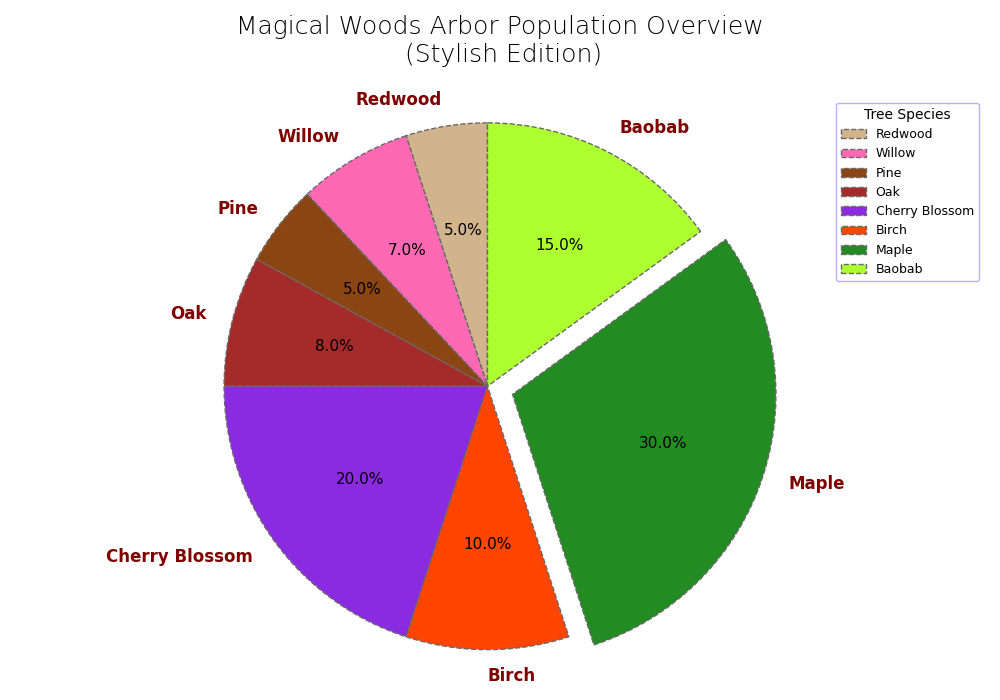

Generate this figure with Python:
import matplotlib.pyplot as plt

tree_species = ['Redwood', 'Willow', 'Pine', 'Oak', 'Cherry Blossom', 'Birch', 'Maple', 'Baobab']
population_percentages = [5, 7, 5, 8, 20, 10, 30, 15]

# Manually shuffled color list
colors = ['#D2B48C', '#FF69B4', '#8B4513', '#A52A2A', '#8A2BE2', '#FF4500', '#228B22', '#ADFF2F']
explode = (0, 0, 0, 0, 0, 0, 0.1, 0)

fig, ax = plt.subplots(figsize=(10, 7))

wedges, texts, autotexts = ax.pie(population_percentages, labels=tree_species, autopct='%1.1f%%',
                                  startangle=90, explode=explode, colors=colors, shadow=False,
                                  wedgeprops=dict(edgecolor='dimgrey', linestyle='--'))

for autotext in autotexts:
    autotext.set_color('black')
    autotext.set_fontsize(11)
    autotext.set_fontweight('normal')

for text in texts:
    text.set_fontsize(12)
    text.set_color('maroon')
    text.set_fontweight('bold')

plt.title('Magical Woods Arbor Population Overview\n (Stylish Edition)', fontsize=18, fontweight='light', pad=25)

ax.axis('equal')
plt.legend(wedges, tree_species, title="Tree Species", loc="upper right", fontsize=9, frameon=True, framealpha=0.3, edgecolor='blue')
plt.grid(visible=True, linestyle='-', linewidth=0.5, color='gray')
plt.tight_layout()
plt.show()
